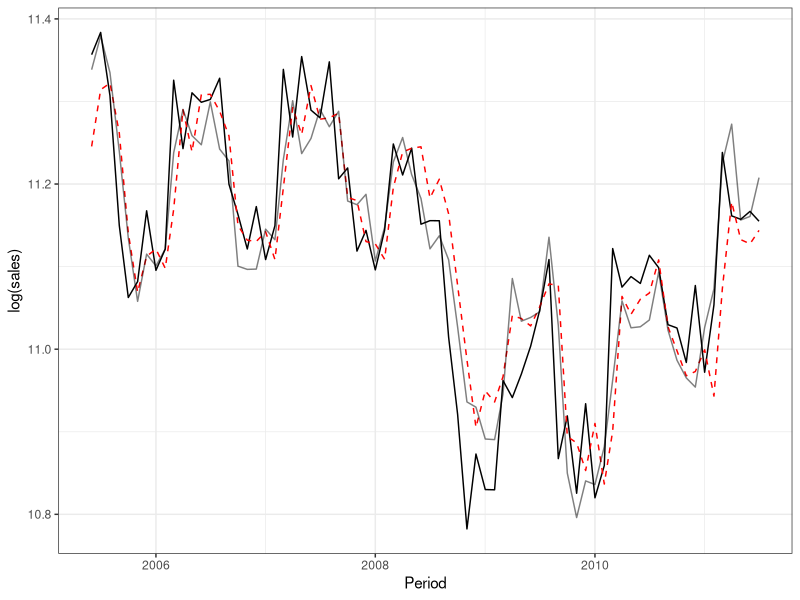
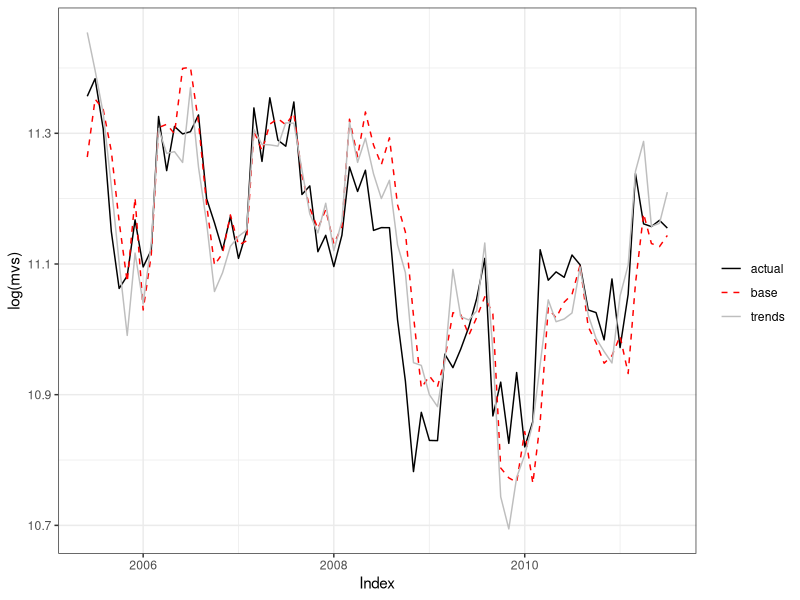
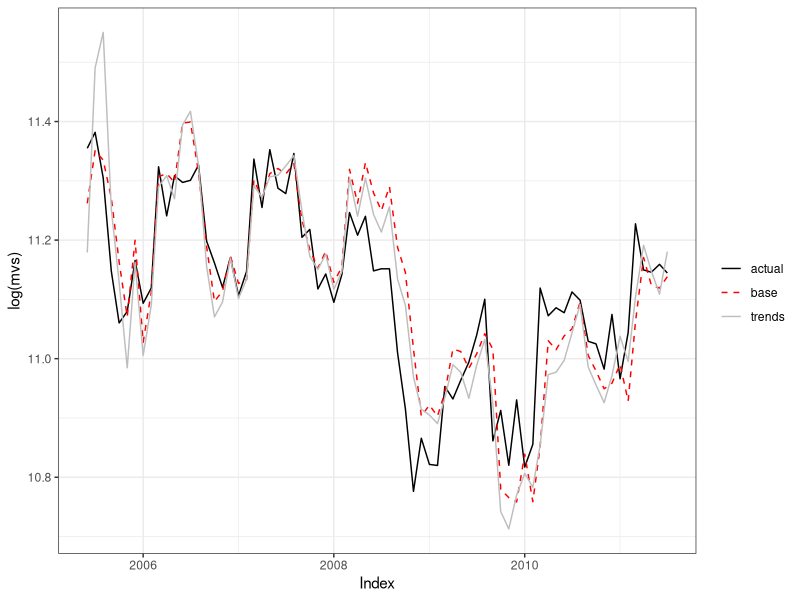
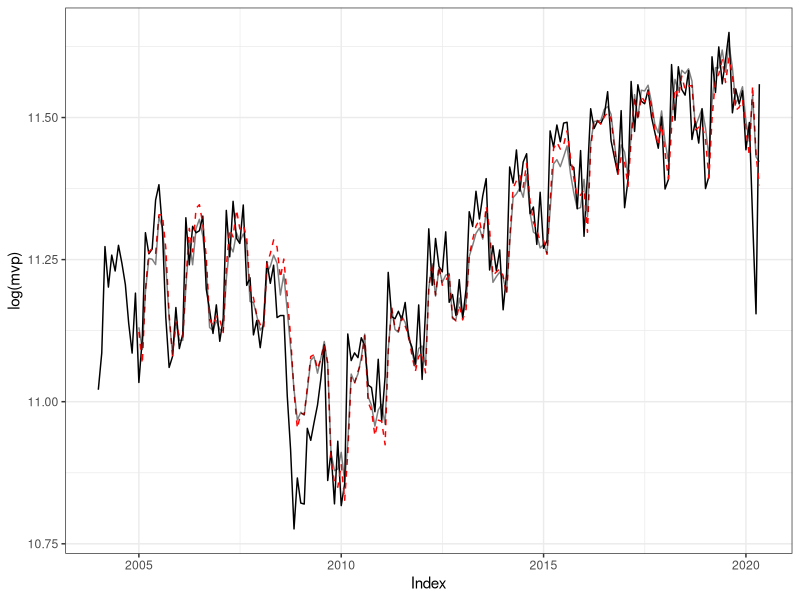
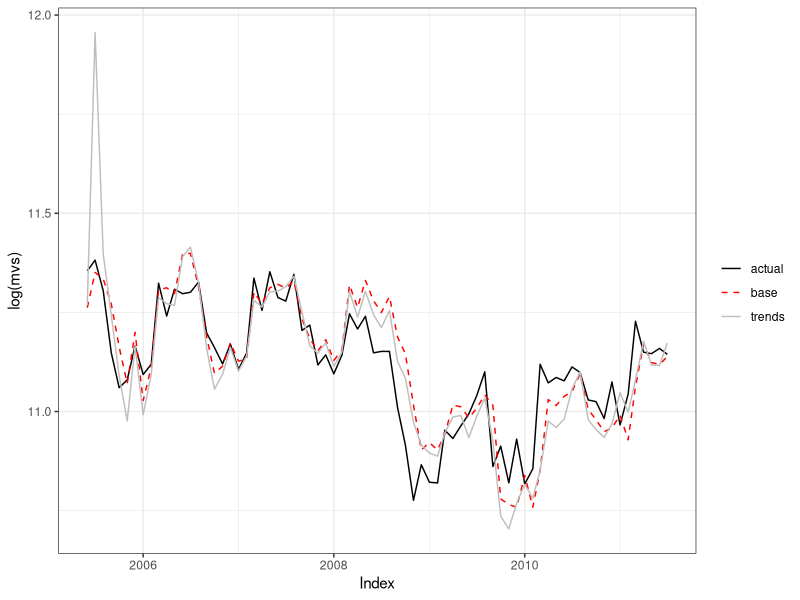

The R script that drew these images, in order:
## ---- chunk 1
library(scales)
library(broom)
library(modelr)
library(tidyverse)

theme_set(theme_bw())

knitr::opts_chunk$set(echo = TRUE)
## ---- chunk 2
motor_vehicles <- read.csv('merged.csv')
motor_vehicles %>%
  mutate(Period = as.Date(Period)) -> motor_vehicles

motor_vehicles %>% 
  mutate(last_month_sales = lag(sales, 1), last_year_sales = lag(sales, 12)) -> motor_vehicles

## ---- chunk 3

#Let yt be the log of the observation at time t
base_model <- lm(log(sales) ~ log(last_month_sales) + log(last_year_sales), data = motor_vehicles)

#summary(base_model)

tidy(base_model)
glance(base_model)

## ---- chunk 4

trends_model <- lm(log(sales) ~ log(last_month_sales) + log(last_year_sales) + suvs + insurance, data = motor_vehicles)

tidy(trends_model)
glance(trends_model)

## ---- chunk 5

motor_vehicles %>% 
  add_predictions(base_model, "base") %>%
  add_predictions(trends_model, "trend") -> motor_vehicles_in_sample

motor_vehicles_in_sample %>%
  filter(Period >= "2005-06-01") %>%
  ggplot(aes(x=Period, y = log(sales))) +
  geom_line() + 
  geom_line(aes(y=base), color = "red", linetype="dashed") +
  geom_line(aes(y=trend), alpha = .5)


## ---- chunk 6

#split the data 1-17 for first model

  #top_17_mv <- 
  #  filter(motor_vehicles ,Period < "2005-06-01")

#train the first model

base_line_out <- lm(log(sales) ~ log(last_month_sales) + log(last_year_sales), data=motor_vehicles[1:17,])

trend_line_out <- lm(log(sales) ~ log(last_month_sales) + log(last_year_sales) + suvs + insurance, data=motor_vehicles[1:17,])

#tidy(model_01)
#glance(model_01)

#predictions <- add_row(
# add_predictions(motor_vehicles[17,], model_01, "base_pred")) #-> predictions

#predictions <- add_predictions(motor_vehicles[18,], model_01, "base_pred")

predictions <-  motor_vehicles[18,] %>% add_predictions(base_line_out, "base_pred") %>% add_predictions(trend_line_out, "trend_pred")


#for loop adding next month data to training split

rows <- 18:90

for (row in rows) {
  
  base_line_out <- 
     lm(log(sales) ~ log(last_month_sales) + log(last_year_sales), data=motor_vehicles[1:row,])

  trend_line_out <- 
    lm(log(sales) ~ log(last_month_sales) + log(last_year_sales) + suvs + insurance, data=motor_vehicles[1:row,])
    
 # predictions <- add_row(predictions, add_predictions(motor_vehicles[row+1,], model_01, "base_pred"))
  
  predictions <- 
    add_row(predictions, add_predictions(motor_vehicles[row+1, ], base_line_out, "base_pred") %>% add_predictions(trend_line_out, "trend_pred"))
  
}


#plot
predictions %>%
  ggplot() +
  geom_line(aes(x = Period, y = log(sales), color = "actual")) +
  geom_line(aes(x = Period, y = base_pred, color = "base"), linetype = "dashed") +
  geom_line(aes(x = Period, y = trend_pred, color = "trends")) +
  scale_colour_manual("", 
                      breaks = c("actual", "base", "trends"),
                      values = c("black", "red", "grey")) +
  ylab("log(mvs)")+
  xlab("Index")

## ---- chunk 7
maebase <-
  mean(abs(predictions$base_pred - log(predictions$sales)))  #MAE for the baseline model
maetrends <-
  mean(abs(predictions$trend_pred - log(predictions$sales))) #MAE for the trends model

((maetrends - maebase)/maebase)*100
  
## ---- chunk 8

census <- read.csv("census_data.csv")

census %>% 
  mutate(Period = as.Date(Period, format= "%m/%d/%Y")) %>%
  rename("period"= "Period", "sales"="Value") -> census

#load trucks and suv trends data
trends_data_suv<- read.csv("trucks_suv_2011.csv")

trends_data_suv %>%
  rename("suv"="Geo..United.States") %>%
  mutate(Month = paste(Month, "-01", sep=""), 
         Month = as.Date(Month, format="%Y-%m-%d"))-> trends_data_suv

inner_join(census, trends_data_suv, by=c("period"="Month")) -> motor_vehicles

#load auto insurance data
trends_insurance<- read.csv("insurance_2011.csv", F)

trends_insurance %>% 
  rename("date"="V1","insurance"= "V2") %>%
  mutate(date = paste(date, "-01", sep=""), 
         date = as.Date(date, format="%Y-%m-%d"))-> trends_insurance

inner_join(motor_vehicles, trends_insurance, by=c("period"="date")) -> motor_vehicles
      
## ---- chunk 9
#adding lag columns

motor_vehicles %>% 
  mutate(last_month_sales = lag(sales, 1), last_year_sales = lag(sales, 12)) -> motor_vehicles

#base model without trends data
base_model <- lm(log(sales) ~ log(last_month_sales) + log(last_year_sales), data = motor_vehicles)

tidy(base_model)
glance(base_model)

#trends model with trends data
trends_model <- lm(log(sales) ~ log(last_month_sales) + log(last_year_sales) + suv + insurance, data = motor_vehicles)

tidy(trends_model)
glance(trends_model)

## ---- chunk 10
#first model based on the first 17 months
base_line_out <- lm(log(sales) ~ log(last_month_sales) + log(last_year_sales), data=motor_vehicles[1:17,])

trend_line_out <- lm(log(sales) ~ log(last_month_sales) + log(last_year_sales) + suv + insurance, data=motor_vehicles[1:17,])

#tidy(trend_line_out)
#glance(trend_line_out)

predictions <-  motor_vehicles[18,] %>% add_predictions(base_line_out, "base_pred") %>% add_predictions(trend_line_out, "trend_pred")


#for loop for the rolling window

mae_base <- c(mae(base_line_out, predictions))
mae_trend <- c(mae(trend_line_out, predictions))

rows <- 18:90
for (row in rows) {
  
  base_line_out <- 
     lm(log(sales) ~ log(last_month_sales) + log(last_year_sales), data=motor_vehicles[1:row,])

  trend_line_out <- 
    lm(log(sales) ~ log(last_month_sales) + log(last_year_sales) + suv + insurance, data=motor_vehicles[1:row,])
    
  predictions <- 
    add_row(predictions, add_predictions(motor_vehicles[row+1, ], base_line_out, "base_pred") %>% add_predictions(trend_line_out, "trend_pred"))
  
  mae_base <- c(mae_base, mae(base_line_out, predictions))
  mae_trend <- c(mae_trend, mae(trend_line_out, predictions))
  
}

#plot
predictions %>%
  ggplot() +
  geom_line(aes(x = period, y = log(sales), color = "actual")) +
  geom_line(aes(x = period, y = base_pred, color = "base"), linetype = "dashed") +
  geom_line(aes(x = period, y = trend_pred, color = "trends")) +
  scale_colour_manual("", 
                      breaks = c("actual", "base", "trends"),
                      values = c("black", "red", "grey")) +
  ylab("log(mvs)")+
  xlab("Index")

## ---- chunk 11
maebase <-
  mean(abs(predictions$base_pred - log(predictions$sales)))

maetrends <-
  mean(abs(predictions$trend_pred - log(predictions$sales)))

((maetrends - maebase)/maebase)*100

## ---- chunk 12

trends_data_suv <- read.csv("trucks_suv.csv")
trends_insurance <- read.csv("auto_insurance.csv")

#reformat trends data

trends_data_suv %>%
  rename("suv"="Geo..United.States") %>%
  mutate(Month = paste(Month, "-01", sep=""), 
         Month = as.Date(Month, format="%Y-%m-%d"))-> trends_data_suv

inner_join(census, trends_data_suv, by=c("period"="Month")) -> motor_vehicles

trends_insurance %>% 
  rename("date"="Month","insurance"= "Geo..United.States") %>%
  mutate(date = paste(date, "-01", sep=""), 
         date = as.Date(date, format="%Y-%m-%d"))-> trends_insurance

inner_join(motor_vehicles, trends_insurance, by=c("period"="date")) -> motor_vehicles

#filter instances where sales is blank June 2020 not yet available
motor_vehicles %>%
  filter(!is.na(sales)) -> motor_vehicles


#adding lag columns
motor_vehicles %>% 
  mutate(last_month_sales = lag(sales, 1), last_year_sales = lag(sales, 12)) -> motor_vehicles

## ---- chunk 13

#base model without trends data
base_model <- lm(log(sales) ~ log(last_month_sales) + log(last_year_sales), data = motor_vehicles)

tidy(base_model)
glance(base_model)

#trends model with trends data
trends_model <- lm(log(sales) ~ log(last_month_sales) + log(last_year_sales) + suv + insurance, data = motor_vehicles)

tidy(trends_model)
glance(trends_model)

## ---- chunk 14
motor_vehicles %>% 
  add_predictions(base_model, "base") %>%
  add_predictions(trends_model, "trend") -> motor_vehicles_in_sample

motor_vehicles_in_sample %>%
  ggplot(aes(x=period, y = log(sales))) +
  geom_line() + 
  geom_line(aes(y=base), color = "red", linetype="dashed") +
  geom_line(aes(y=trend), alpha = .5) +
  xlab("Index") +
  ylab("log(mvp)")

## ---- chunk 15

#first model based on the first 17 months
base_line_out <- lm(log(sales) ~ log(last_month_sales) + log(last_year_sales), data=motor_vehicles[1:17,])

trend_line_out <- lm(log(sales) ~ log(last_month_sales) + log(last_year_sales) + suv + insurance, data=motor_vehicles[1:17,])

#tidy(trend_line_out)
#glance(trend_line_out)

predictions <-  motor_vehicles[18,] %>% add_predictions(base_line_out, "base_pred") %>% add_predictions(trend_line_out, "trend_pred")


#for loop for the rolling window

mae_base <- c(mae(base_line_out, predictions))
mae_trend <- c(mae(trend_line_out, predictions))

rows <- 18:90
for (row in rows) {
  
  base_line_out <- 
     lm(log(sales) ~ log(last_month_sales) + log(last_year_sales), data=motor_vehicles[1:row,])

  trend_line_out <- 
    lm(log(sales) ~ log(last_month_sales) + log(last_year_sales) + suv + insurance, data=motor_vehicles[1:row,])
    
  predictions <- 
    add_row(predictions, add_predictions(motor_vehicles[row+1, ], base_line_out, "base_pred") %>% add_predictions(trend_line_out, "trend_pred"))
  
  mae_base <- c(mae_base, mae(base_line_out, predictions))
  mae_trend <- c(mae_trend, mae(trend_line_out, predictions))
  
}

#plot
predictions %>%
  ggplot() +
  geom_line(aes(x = period, y = log(sales), color = "actual")) +
  geom_line(aes(x = period, y = base_pred, color = "base"), linetype = "dashed") +
  geom_line(aes(x = period, y = trend_pred, color = "trends")) +
  scale_colour_manual("", 
                      breaks = c("actual", "base", "trends"),
                      values = c("black", "red", "grey")) +
  ylab("log(mvs)")+
  xlab("Index")

